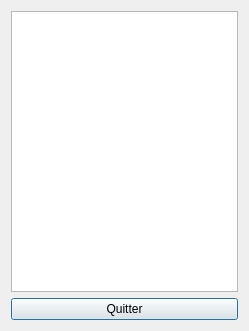
<?xml version="1.0" encoding="UTF-8"?>
<ui version="4.0">
 <class>Dialog</class>
 <widget class="QDialog" name="Dialog">
  <property name="geometry">
   <rect>
    <x>0</x>
    <y>0</y>
    <width>249</width>
    <height>331</height>
   </rect>
  </property>
  <property name="windowTitle">
   <string>Dialog</string>
  </property>
  <layout class="QVBoxLayout" name="verticalLayout_2">
   <item>
    <widget class="QTextBrowser" name="debugDisplay"/>
   </item>
   <item>
    <widget class="QPushButton" name="pushButton">
     <property name="text">
      <string>Quitter</string>
     </property>
    </widget>
   </item>
  </layout>
 </widget>
 <layoutdefault spacing="6" margin="11"/>
 <resources/>
 <connections>
  <connection>
   <sender>pushButton</sender>
   <signal>clicked()</signal>
   <receiver>Dialog</receiver>
   <slot>close()</slot>
   <hints>
    <hint type="sourcelabel">
     <x>136</x>
     <y>305</y>
    </hint>
    <hint type="destinationlabel">
     <x>5</x>
     <y>274</y>
    </hint>
   </hints>
  </connection>
 </connections>
</ui>
